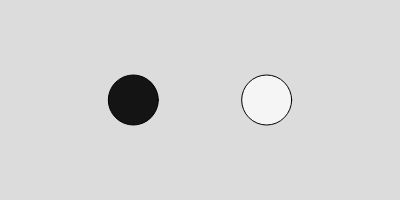
Frame 1 (no input)
Frame 60 (no input): identical to frame 1, image omitted
Frame 120 (the mouse pressed at the canvas centre since frame 60): identical to frame 1, image omitted

The p5.js sketch that drew this single still picture (run headless with seeded random() and noise() and a simulated clock; from frame 60 on, the mouse is pressed at the canvas centre):

// p5.js sketch
// ── sketch.js
let blackStone;
let whiteStone;

function setup() {
  createCanvas(400, 200);

  blackStone = new Particle(width / 3, height / 2, 50, color(20));
  whiteStone = new Particle(width * 2 / 3, height / 2, 50, color(245));
}

function draw() {
  background(220);

  blackStone.update();
  whiteStone.update();

  resolveCollision(blackStone, whiteStone);

  blackStone.checkEdge();
  whiteStone.checkEdge();

  blackStone.show();
  whiteStone.show();
}

// 두 돌이 부딪히면 서로 반대 방향으로 튕겨 나감
function resolveCollision(a, b) {
  let diff = p5.Vector.sub(b.pos, a.pos);
  let dist = diff.mag();
  let minDist = (a.w + b.w) / 2;

  if (dist >= minDist) return;

  // 두 돌이 정확히 겹쳐 있으면 임의의 방향으로 밀어냄
  if (dist === 0) {
    diff.set(1, 0);
    dist = 0.001;
  }

  let normal = diff.copy().normalize();

  // 겹친 만큼 양쪽으로 밀어서 떼어 놓음
  let overlap = minDist - dist;
  a.pos.add(p5.Vector.mult(normal, -overlap / 2));
  b.pos.add(p5.Vector.mult(normal, overlap / 2));

  // 충돌 방향의 상대 속도
  let relVel = p5.Vector.sub(b.vel, a.vel);
  let speed = relVel.dot(normal);

  // 이미 멀어지고 있으면 처리하지 않음
  if (speed > 0) return;

  let restitution = 0.9; // 반발력
  let impulse = -(1 + restitution) * speed / (1 / a.mass + 1 / b.mass);

  a.vel.add(p5.Vector.mult(normal, -impulse / a.mass));
  b.vel.add(p5.Vector.mult(normal, impulse / b.mass));
}

// 클릭한 돌을 마우스 반대 방향으로 튕겨 보냄 (알까기)
function mousePressed() {
  flick(blackStone);
  flick(whiteStone);
}

function flick(stone) {
  let mPos = createVector(mouseX, mouseY);
  let kaggi = p5.Vector.sub(stone.pos, mPos);

  if (kaggi.mag() < stone.w / 2) {
    stone.addForce(kaggi);
  }
}

// ── Particle.js
class Particle {
  constructor(x, y, w, c) {
    this.pos = createVector(x, y);
    this.vel = createVector(0, 0);
    this.acc = createVector(0, 0);

    this.c = c;
    this.w = w;
    this.mass = w * w;
  }

  addForce(aForce) {
    this.acc.add(aForce);
  }

  update() {
    this.vel.add(this.acc);
    this.vel.mult(0.99); // 마찰력: 알까기판 위에서 서서히 멈춤
    this.pos.add(this.vel);

    this.acc.set(0, 0);
    this.checkEdge();
  }

  // 네 벽 모두에 부딪히면 튕겨 나옴
  checkEdge() {
    let r = this.w / 2;

    if (this.pos.y + r > height) {
      this.pos.y = height - r;
      this.vel.y = this.vel.y * -1;
    }

    if (this.pos.y - r < 0) {
      this.pos.y = r;
      this.vel.y = this.vel.y * -1;
    }

    if (this.pos.x + r > width) {
      this.pos.x = width - r;
      this.vel.x = this.vel.x * -1;
    }

    if (this.pos.x - r < 0) {
      this.pos.x = r;
      this.vel.x = this.vel.x * -1;
    }
  }

  show() {
    stroke(0);
    strokeWeight(1);
    fill(this.c);
    circle(this.pos.x, this.pos.y, this.w);
  }
}
